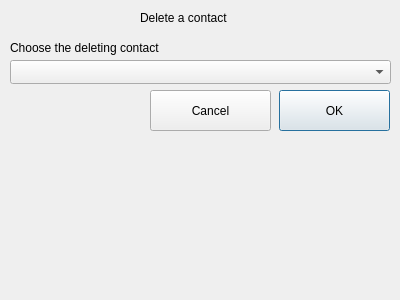
<?xml version="1.0" encoding="UTF-8"?>
<ui version="4.0">
 <class>DeleteContact</class>
 <widget class="QDialog" name="DeleteContact">
  <property name="geometry">
   <rect>
    <x>0</x>
    <y>0</y>
    <width>400</width>
    <height>300</height>
   </rect>
  </property>
  <property name="windowTitle">
   <string>Dialog</string>
  </property>
  <widget class="QLabel" name="TitleLabel">
   <property name="geometry">
    <rect>
     <x>140</x>
     <y>10</y>
     <width>101</width>
     <height>16</height>
    </rect>
   </property>
   <property name="text">
    <string>Delete a contact</string>
   </property>
  </widget>
  <widget class="QLabel" name="LoginLabel">
   <property name="geometry">
    <rect>
     <x>10</x>
     <y>40</y>
     <width>191</width>
     <height>16</height>
    </rect>
   </property>
   <property name="text">
    <string>Choose the deleting contact</string>
   </property>
  </widget>
  <widget class="QPushButton" name="DeleteButton">
   <property name="geometry">
    <rect>
     <x>279</x>
     <y>90</y>
     <width>111</width>
     <height>41</height>
    </rect>
   </property>
   <property name="text">
    <string>OK</string>
   </property>
  </widget>
  <widget class="QPushButton" name="CancelButton">
   <property name="geometry">
    <rect>
     <x>150</x>
     <y>90</y>
     <width>121</width>
     <height>41</height>
    </rect>
   </property>
   <property name="text">
    <string>Cancel</string>
   </property>
  </widget>
  <widget class="QLabel" name="ErrorLabel">
   <property name="geometry">
    <rect>
     <x>10</x>
     <y>140</y>
     <width>381</width>
     <height>31</height>
    </rect>
   </property>
   <property name="text">
    <string/>
   </property>
  </widget>
  <widget class="QComboBox" name="LoginComboBox">
   <property name="geometry">
    <rect>
     <x>10</x>
     <y>60</y>
     <width>381</width>
     <height>24</height>
    </rect>
   </property>
  </widget>
 </widget>
 <resources/>
 <connections/>
</ui>
